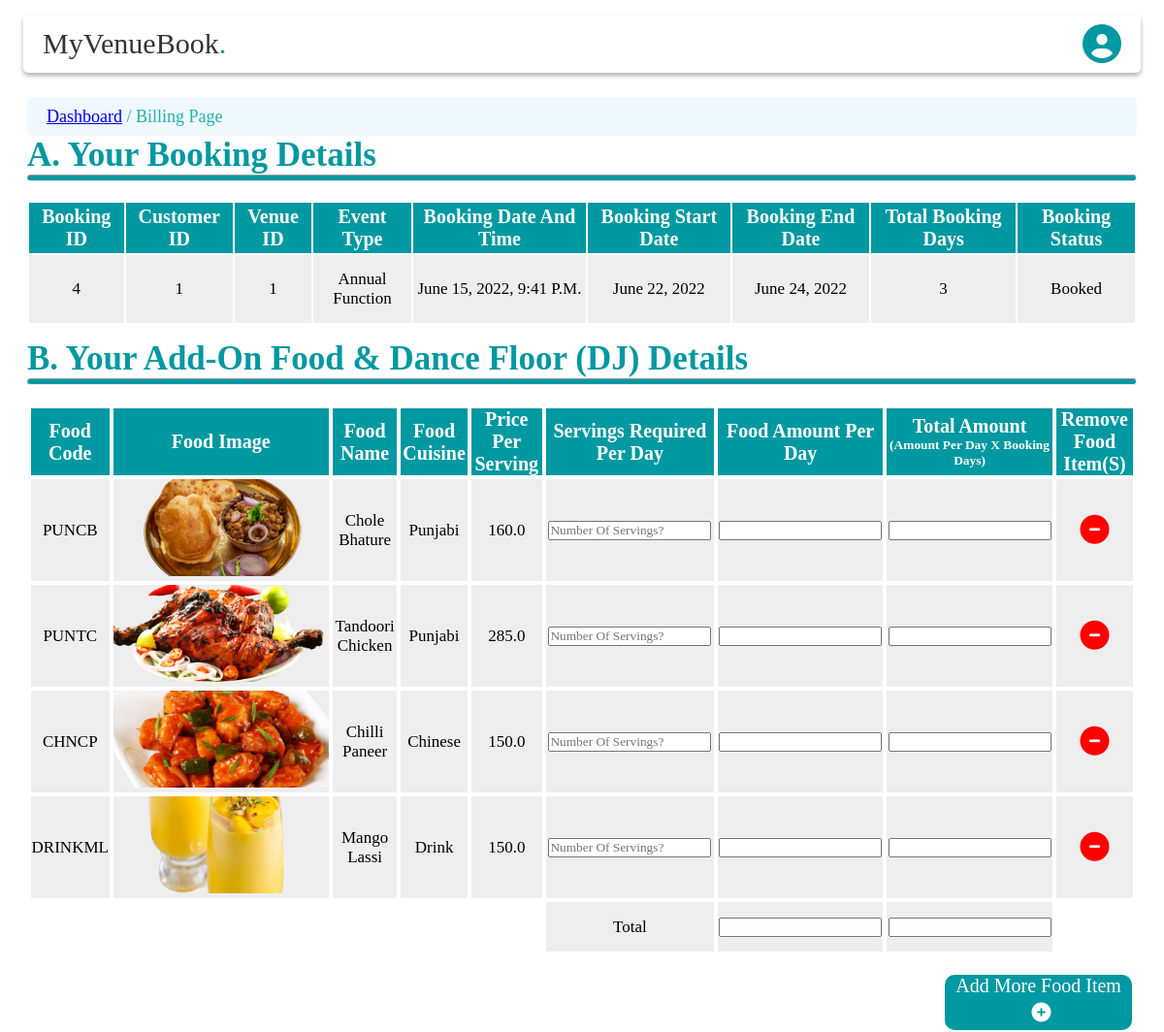
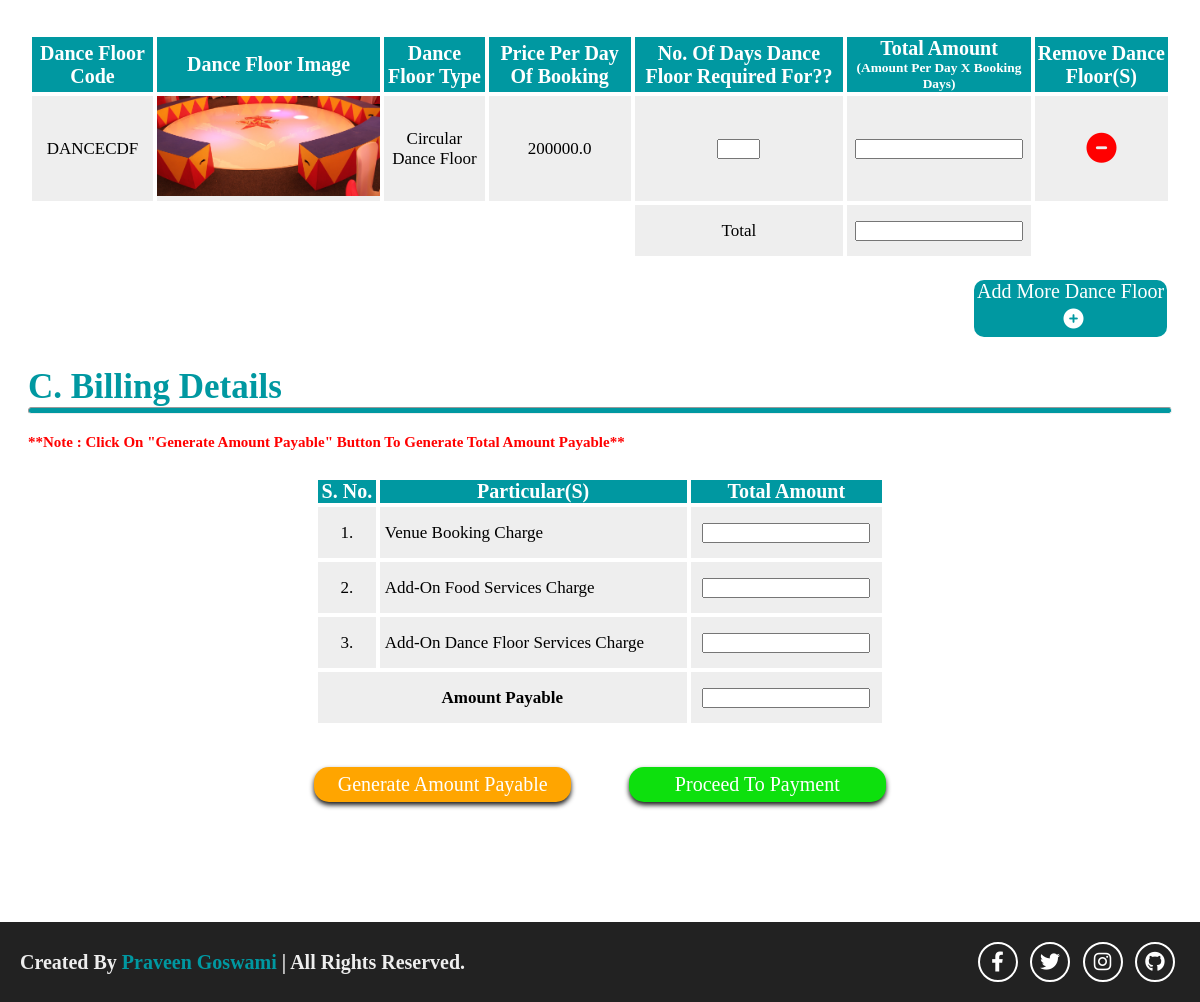
The app's page /payment/billingprocess/4/ with its own data (2 pictures, top to bottom).
### booking/models.py (models this page shows)
class bookingTable(models.Model):
    bookingId = models.AutoField(primary_key=True)
    customerId = models.ForeignKey(customerTable, on_delete=models.CASCADE)
    venueId = models.ForeignKey(venueTable, on_delete=models.CASCADE)
    eventType = models.CharField(max_length=150, default='')
    bookingDateTime = models.DateTimeField(default=timezone.now)
    bookingStartDate = models.DateField()
    bookingEndDate = models.DateField()
    bookingDays = models.IntegerField()
    bookingStatus = models.CharField(max_length=50, blank=True)

class customerFoodTable(models.Model):
    bookingId = models.ForeignKey(bookingTable, on_delete=models.CASCADE)
    foodId = models.ForeignKey(foodTable, on_delete=models.CASCADE)

class foodTable(models.Model):
    foodId = models.AutoField(primary_key=True)
    foodName = models.CharField(max_length=50)
    foodImage = models.ImageField(upload_to='media/', default='', blank=True)
    foodCuisine = models.CharField(max_length=50)
    foodPricePerServing = models.FloatField()
    foodCode = models.CharField(max_length=50)

class customerDanceFloorTable(models.Model):
    bookingId = models.ForeignKey(bookingTable, on_delete=models.CASCADE)
    danceFloorId = models.ForeignKey(danceFloorTable, on_delete=models.CASCADE)

class danceFloorTable(models.Model):
    danceFloorId = models.AutoField(primary_key=True)
    danceFloorType = models.CharField(max_length=50)
    danceFloorDescription = models.CharField(max_length=250, default='')
    danceFloorImage = models.ImageField(upload_to='media/', default='', blank=True)
    danceFloorPricePerBooking = models.FloatField()
    danceFloorCode = models.CharField(max_length=50)

### customer/models.py (models this page shows)
class customerTable(models.Model):
    customerId = models.AutoField(primary_key=True)
    customerName = models.CharField(max_length=50)
    customerImage = models.ImageField(upload_to='media/', default='', blank=True)
    customerDob = models.DateField(auto_now=False, auto_now_add=False, null=True)
    customerGender = models.CharField(max_length=15)
    customerEmail = models.EmailField(max_length=100)
    customerMobileCountryCode = models.CharField(max_length=10, default='')
    customerMobileNumber = models.CharField(max_length=20)
    customerAddress = models.CharField(max_length=120)
    customerCity = models.CharField(max_length=50,default='')
    customerState = models.CharField(max_length=50,default='')
    customerPincode = models.CharField(max_length=20,default='')
    customerUsername = models.CharField(max_length=50)
    customerPassword = models.CharField(max_length=50)

### venue/models.py (models this page shows)
class venueTable(models.Model):
    venueId = models.AutoField(primary_key=True)
    venueName = models.CharField(max_length=100)
    venueDescription = models.TextField()
    venueCity = models.CharField(max_length=50)
    venueState = models.CharField(max_length=50)
    venueAddress = models.CharField(max_length=120)
    venueContactCountryCode = models.CharField(max_length=10, default='')
    venueContactNumber = models.CharField(max_length=20, default='')
    venueEmail = models.EmailField(max_length=100)
    venueCapacity = models.IntegerField()
    venueImage = models.ImageField(upload_to='media/', default='')
    venuePrice = models.FloatField()
    venueRating = models.FloatField()

### payment/views.py (the view)
# urls.py: path('billingprocess/<int:booking_id>/',views.createBillForPayment),
def createBillForPayment(request, booking_id):
    addOnFood = bookingModel.customerFoodTable.objects.all().filter(bookingId=booking_id)
    addOnFloor = bookingModel.customerDanceFloorTable.objects.all().filter(bookingId=booking_id)
    currentBooking = bookingModel.bookingTable.objects.get(bookingId=booking_id)
    context = {'booking_details':currentBooking,
               'addOnFoods':addOnFood,
               'addOnFloors':addOnFloor}
    res = render(request,'payment/billingPageWithBookingDetails.html', context)
    return HttpResponse(res)

### templates/payment/billingPageWithBookingDetails.html (shortened to what this page needs)
<!DOCTYPE html>
{% extends 'customer/customerMasterTemplate.html'%}
{% load static %}
    {% block CSS %}
        {{block.super}}
        <link rel="stylesheet" href="{% static 'css/payment/billingPageWithBookingDetails.css' %}">
    {% endblock CSS %}
    {% block home %}
    <section class="billing-process-home" id="home">
        <div class="navigator">
            <p><a href="http://localhost:8000/customer/dashboard/">Dashboard</a> / Billing Page</p>
        </div>
        <div class="booking-details-container">
            <h1>A. Your Booking Details</h1>
            <hr id="line" />
            <table cellspacing="0" cellpadding="0">
                <tr class="table-heading">
                    <th>Booking ID</th>
                    <th>Customer ID</th>
                    <th>Venue ID</th>
                    <th>Event Type</th>
                    <th>Booking Date and Time</th>
                    <th>Booking Start Date</th>
                    <th>Booking End Date</th>
                    <th>Total Booking Days</th>
                    <th>Booking Status</th>
                </tr>
                <tr class="table-content">
                    <td>{{booking_details.bookingId}}</td>
                    <td>{{booking_details.customerId.customerId}}</td>
                    <td>{{booking_details.venueId.venueId}}</td>
                    <td>{{booking_details.eventType}}</td>
                    <td>{{booking_details.bookingDateTime}}</td>
                    <td>{{booking_details.bookingStartDate}}</td>
                    <td>{{booking_details.bookingEndDate}}</td>
                    <td id="bookingdays">{{booking_details.bookingDays}}</td>
                    <td>{{booking_details.bookingStatus}}</td>
                </tr>
            </table>
        </div>
        <div class="addon-details-container">
            <h1>B. Your Add-On Food & Dance Floor (DJ) details </h1>
            <hr id="line"/>
            {% if addOnFoods %}
            <table id="foodtable">
                <tr class="table-heading">
                    <th>Food Code</th>
                    <th>Food Image</th>
                    <th>Food Name</th>
                    <th>Food Cuisine</th>
                    <th>Price Per Serving</th>
                    <th>Servings required Per day</th>
                    <th>Food Amount Per Day</th>
                    <th>Total Amount<br/><h6>(Amount Per Day X Booking Days)</h6></th>
                    <th>Remove Food Item(s)</th>
                </tr>
                {% for addOnFood in addOnFoods %}
                <tr class="table-content">
                    <td>{{addOnFood.foodId.foodCode}}</td>
                    <td id="image-column"><img class="food-image" src="{{addOnFood.foodId.foodImage.url}}" alt="Food Image"></td>
                    <td>{{addOnFood.foodId.foodName}}</td>
                    <td>{{addOnFood.foodId.foodCuisine}}</td>
                    <td id="foodpriceperserving{{addOnFood.foodId.foodId}}">{{addOnFood.foodId.foodPricePerServing}}</td>
                    <td><input oninput="calculateTotalFoodAmount(id)" type="number" min="1" placeholder="Number of Servings?" id="{{addOnFood.foodId.foodId}}"></td>
                    <td><input type="number" id="foodamountperday{{addOnFood.foodId.foodId}}" readonly></td>
                    <td><input type="number" id="totalamount{{addOnFood.foodId.foodId}}" readonly ></td>
                    <td><a href="http://localhost:8000/payment/removefooditem/{{addOnFood.foodId.foodId}}/{{booking_details.bookingId}}/"><i class="fa-solid fa-circle-minus"></i></a></td>
                </tr>
                {% endfor %}
                <tr class="total-row">
                    <td colspan="5" id="blank-column"></td>
                    <td>Total</td>
                    <td><input class="perdaytotal" type="text" readonly></td>
                    <td><input class="completetotal-food" type="text" readonly></td>
                </tr>
            </table>
            <div class="add-food">
                <a href="http://localhost:8000/booking/bookingdetails?bookingId={{booking_details.bookingId}}">Add More Food Item<i class="fa-solid fa-circle-plus"></i></a>
            </div>
                {% endif %}
            {% if addOnFloors %}
            <table id="dancefloortable">
                <tr class="table-heading">
                    <th>Dance Floor Code</th>
                    <th>Dance Floor Image</th>
                    <th>Dance Floor Type</th>
                    <th>Price Per Day of Booking</th>
                    <th>No. of days dance floor required for??</th>
                    <th>Total Amount<br/><h6>(Amount Per Day X Booking Days)</h6></th>
                    <th>Remove Dance Floor(s)</th>
                </tr>
                {% for addOnFloor in addOnFloors %}
                <tr class="table-content">
                    <td>{{addOnFloor.danceFloorId.danceFloorCode}}</td>
                    <td id="image-column"><img class="food-image" src="{{addOnFloor.danceFloorId.danceFloorImage.url}}" alt="Food Image"></td>
                    <td>{{addOnFloor.danceFloorId.danceFloorType}}</td>
                    <td id="dancefloorpricedf{{addOnFloor.danceFloorId.danceFloorId}}">{{addOnFloor.danceFloorId.danceFloorPricePerBooking}}</td>
                    <td><input oninput="calculateDanceFloorTotal(id)" type="number"
                        id="df{{addOnFloor.danceFloorId.danceFloorId}}" min="1" max="{{booking_details.bookingDays}}"></td>
                    <td><input type="number" id="danceflooramountdf{{addOnFloor.danceFloorId.danceFloorId}}" readonly></td>
                    <td><a href="http://localhost:8000/payment/removedancefloor/{{addOnFloor.danceFloorId.danceFloorId}}/{{booking_details.bookingId}}/"><i class="fa-solid fa-circle-minus"></i></a></td>
                </tr>
                {% endfor %}
                <tr class="total-row">
                    <td colspan="4" id="blank-column"></td>
                    <td>Total</td>
                    <td><input class="completetotal-floor" type="text"></td>
                </tr>
            </table>
            <div class="add-floor">
                <a href="http://localhost:8000/booking/bookingdetails?bookingId={{booking_details.bookingId}}">Add More Dance Floor<i class="fa-solid fa-circle-plus"></i></a>
            </div>
            {% endif %}
        </div>
        <div class="billing-details-container">
            <h1>C. Billing Details</h1>
            <hr id="line"/>
            <h2>**Note : Click on "Generate Amount Payable" button to generate total amount payable**</h2>
            <div class="billing-details-table">
                <table>
                    <tr class="table-heading">
                        <th>S. No.</th>
                        <th>Particular(s)</th>
                        <th>Total Amount</th>
                    </tr>
                    <form action="http://localhost:8000/payment/paymentprocess/{{booking_details.bookingId}}/" method="post">
                    <tr class="table-content">
                        <td>1.</td>
                        <td class="particulars">Venue Booking Charge</td>
                        <td><input id="venuebookingcharge" type="text" name="venuebookingcharge" readonly></td>
                    </tr>
                    <tr class="table-content">
                        <td>2.</td>
                        <td class="particulars">Add-On Food Services Charge</td>
                        <td><input id="addonfoodcharge" type="text" name="addonfoodcharge" readonly></td>
                    </tr>
                    <tr class="table-content">
                        <td>3.</td>
                        <td class="particulars">Add-On Dance Floor Services Charge</td>
                        <td><input id="addondancefloorcharge" type="text" name="addondancefloorcharge" readonly></td>
                    </tr>
                    <tr class="table-content">
                        <td colspan="2"><b>Amount Payable</b></td>
                        <td><input id="amountpayable" type="text" name="amountpayable" readonly></td>
                    </tr>
                </table>
            </div>
            <div class="button-container">
                <button type="button" onclick="generateAmountPayable()" id="generatebutton" class="button">Generate Amount Payable</button>
                <input type="submit" value="Proceed To Payment" id="paymentbutton" class="button">
            </div>
        </div>
    </section>
    {% endblock home %}

### templates/customer/customerMasterTemplate.html (shortened to what this page needs)
<!DOCTYPE html>
{% load static %}
<html lang="en">
<head>
    <link rel="stylesheet" href="https://cdnjs.cloudflare.com/ajax/libs/font-awesome/6.1.1/css/all.min.css">
    {% block CSS %}
    <link rel="stylesheet" href="{% static 'css/customer/customerMasterTemplate.css' %}">
    {% endblock CSS %}
</head>
<body>
    {% block header %}
    <header>
        <a href="http://localhost:8000/customer/dashboard/" class="logo">myVenueBook<span>.</span></a>
        <div class="dropdown">
            <div><a href="#" onclick="myFunction()" class="fa fa-user-circle"></a></div>
        </div>
    </header>
    {% endblock header %}
    {% block home %}{% endblock home %}
    {% block footer %}
    <section class="footer">
    <h1 class="credit">created by <span>Praveen Goswami</span> | all rights reserved.</h1>
    <div class="icons">
        <a href="#" class="fab fa-facebook-f"></a>
        <a href="#" class="fab fa-twitter"></a>
        <a href="#" class="fab fa-instagram"></a>
        <a href="#" class="fab fa-github"></a>
    </div>
    </section>
    {% endblock footer %}
</body>
</html>

### static/css/customer/customerMasterTemplate.css (style rules this page uses)
* { font-family: 'Times New Roman', Times, serif; padding: 0; margin: 0; box-sizing: border-box; text-decoration: none; text-transform: capitalize; }
html { overflow-x: hidden; font-size: 62.5%; }
header { width: 96%; background:#fff; display: flex; align-items: center; justify-content: space-between; position: fixed; height:6rem; top:1.5rem; left:50%; transform: translateX(-50%); border-radius: .5rem; box-shadow: 0 .3rem .5rem rgba(0,0,0,.3); padding:.3rem 2rem; transition: .2s linear; z-index: 1000; }
header .logo { color:#333; font-size: 3rem; }
header .logo span { color:#0098a1; }
.dropdown { position: relative; display: inline-block; }
.dropdown .fa-user-circle { color:#0098a1; font-size: 4rem; }
.footer { display: flex; align-items: center; justify-content: space-between; padding:2rem; background:#222; }
.footer .credit { font-size: 2rem; color:#eee; }
.footer .credit span { color:#0098a1; }
.footer .icons a { font-size: 2rem; margin:0 .5rem; height:4rem; width:4rem; line-height: 3.5rem; text-align: center; border-radius: 50%; color:#fff; border:.2rem solid #fff; transition: .2s linear; }

### records on screen
bookingTable: bookingId "4", customerId.customerId "1", venueId.venueId "1", eventType "Annual Function", bookingDateTime "June 15, 2022, 9:41 P.m.", bookingStartDate "June 22, 2022", bookingEndDate "June 24, 2022", bookingDays "3", bookingStatus "Booked"
customerFoodTable: foodId.foodCode "PUNCB", foodId.foodImage (picture), foodId.foodName "Chole Bhature", foodId.foodCuisine "Punjabi", foodId.foodPricePerServing "160.0"
customerFoodTable: foodId.foodCode "PUNTC", foodId.foodImage (picture), foodId.foodName "Tandoori Chicken", foodId.foodCuisine "Punjabi", foodId.foodPricePerServing "285.0"
customerFoodTable: foodId.foodCode "CHNCP", foodId.foodImage (picture), foodId.foodName "Chilli Paneer", foodId.foodCuisine "Chinese", foodId.foodPricePerServing "150.0"
customerFoodTable: foodId.foodCode "DRINKML", foodId.foodImage (picture), foodId.foodName "Mango Lassi", foodId.foodCuisine "Drink", foodId.foodPricePerServing "150.0"
customerDanceFloorTable: danceFloorId.danceFloorCode "DANCECDF", danceFloorId.danceFloorImage (picture), danceFloorId.danceFloorType "Circular Dance Floor", danceFloorId.danceFloorPricePerBooking "200000.0"
